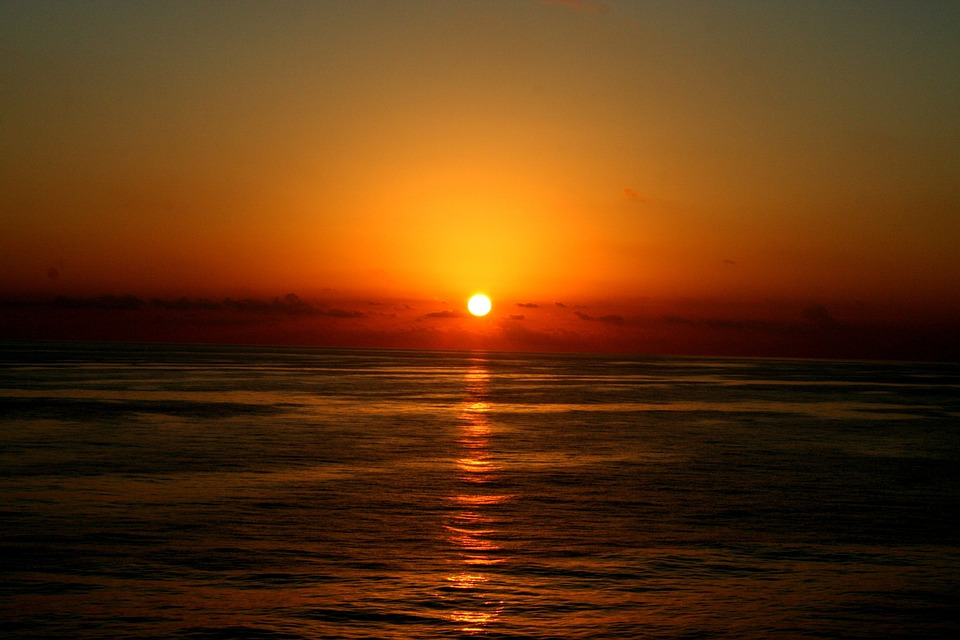
//> input picture codigo/horizonte6.jpg, 960 x 640 px
$ ./main   (built with g++ and OpenCV 4)
//> lines starting //> are read from the running program, lines starting //| are printed output that depends on the picture; after the words box and inside, x2 and y2 are one past the last pixel; in counts of white or black regions, pixels touching at a corner belong together
#include "opencv2/imgproc.hpp"
#include "opencv2/imgcodecs.hpp"
#include "opencv2/highgui.hpp"
#include <iostream>
using namespace cv;
using std::cout;

int threshold_value = 0;
int threshold_type = 0;
int const max_value = 255;
int const max_type = 1;
int const max_binary_value = 255;
Mat src, src_gray, dst, src_norm;
const char* window_name = "Proyecto C++";
const char* trackbar_type = "Type: \n Imagen en Binario";
const char* trackbar_value = "Valor de corte: 0 - 255";

static void Threshold_Demo( int, void* )
{

    threshold(src_gray, dst, threshold_value, max_binary_value, threshold_type );
    imshow( window_name, dst );
}

int main( int argc, char** argv )
{
    String imageName("horizonte6.jpg"); // Nombre de la imagen

    if (argc > 1)
    {
        imageName = argv[1];
    }
    src = imread(imageName, IMREAD_COLOR ); // Carga de la imagen
//> src is the input picture: 640 rows x 960 cols, CV_8UC3; mean B, G, R 16.2, 53.5, 96

    if (src.empty())
    {
        cout << "No se encontro la imagen con ese nombre: " << imageName << std::endl;
        return -1;
    }

    // MOSTRANDO IMAGEN ORIGINAL
    imshow("Imagen original", src);
    // CONVERTIR IMAGEN A ESCALA DE GRISES
    cvtColor( src, src_gray, COLOR_BGR2GRAY );
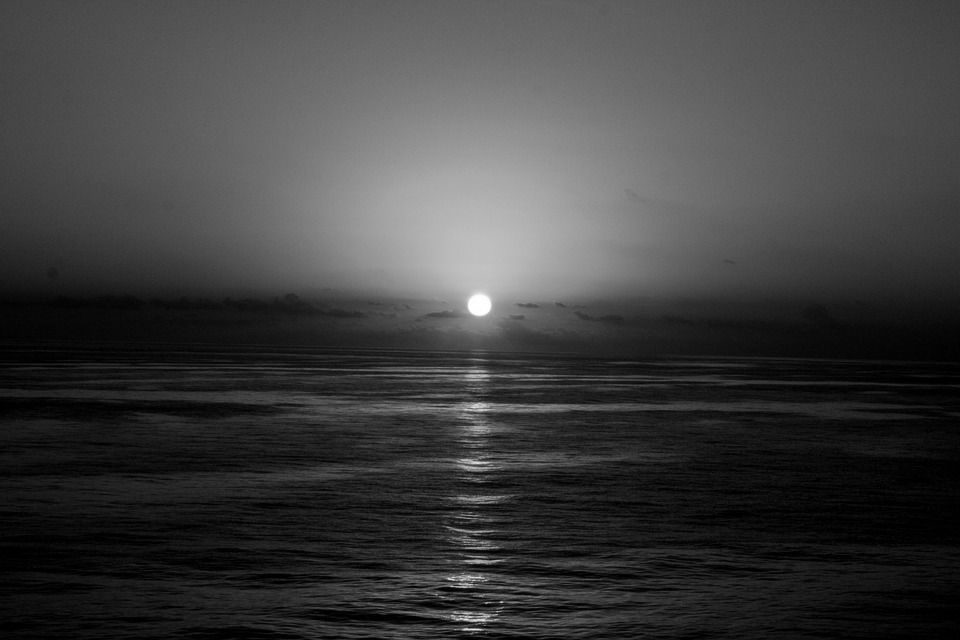
//> src_gray: 640 rows x 960 cols, CV_8UC1; min 0, max 255, mean 61.9
    // CREAR VENTANA PARA VER EL RESULTADO
    namedWindow( window_name, WINDOW_AUTOSIZE );
    // MOSTRANDO LA IMAGEN EN ESCALA DE GRISES
    imshow("Imagen en escala de grises", src_gray);
    // NORMALIZAR LA IMAGEN EN ESCALA DE GRISES
    src_gray.convertTo(src_norm, CV_32F, 1.0 / 255, 0);
    // MOSTRANDO LA IMAGEN NORMALIZADA ENTRE 0-1
    imshow("Imagen Normalizada", src_norm);
    // BINARIZACION DE LA IMAGEN NORMALIZADA
    createTrackbar( trackbar_value, window_name, &threshold_value, max_value, Threshold_Demo );
    Threshold_Demo( 0, 0 ); // llamado a la funcion de inicio
//> in Threshold_Demo, `threshold(src_gray, dst, threshold_value, max_binary_value, threshold_..`:
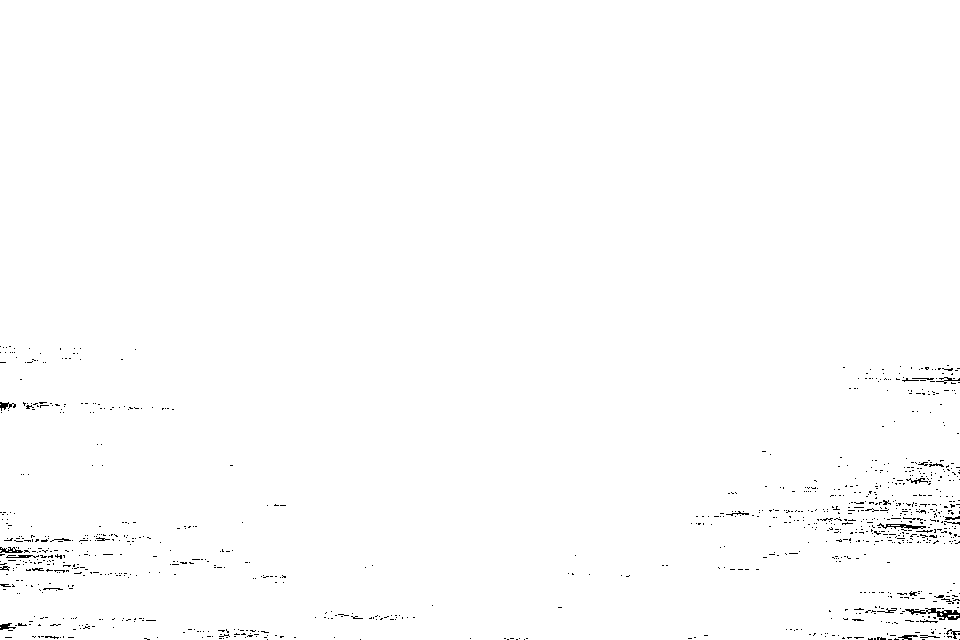
//> dst: 640 rows x 960 cols, CV_8UC1; 99.3% white; black in thin lines or dots, all inside (x1, y1, x2, y2) = (0, 346, 960, 640)
    waitKey();
    return 0;
}

$ run again, with codigo/horizonte4.jpg copied over codigo/horizonte6.jpg
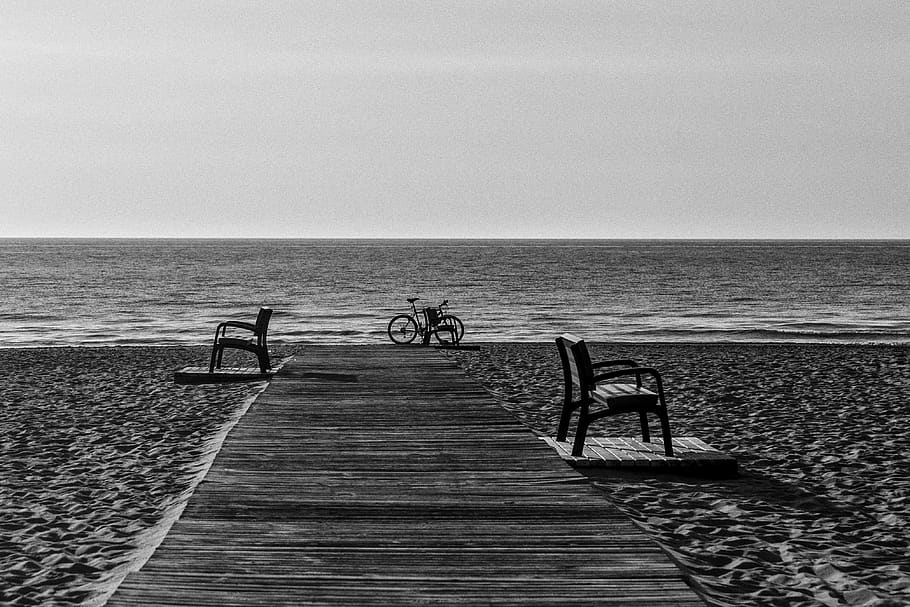
//> input picture codigo/horizonte4.jpg, 910 x 607 px
//> src is the input picture: 607 rows x 910 cols, CV_8UC3; min 0, max 255, mean 127.2
//> in Threshold_Demo, `threshold(src_gray, dst, threshold_value, max_binary_value, threshold_..`:
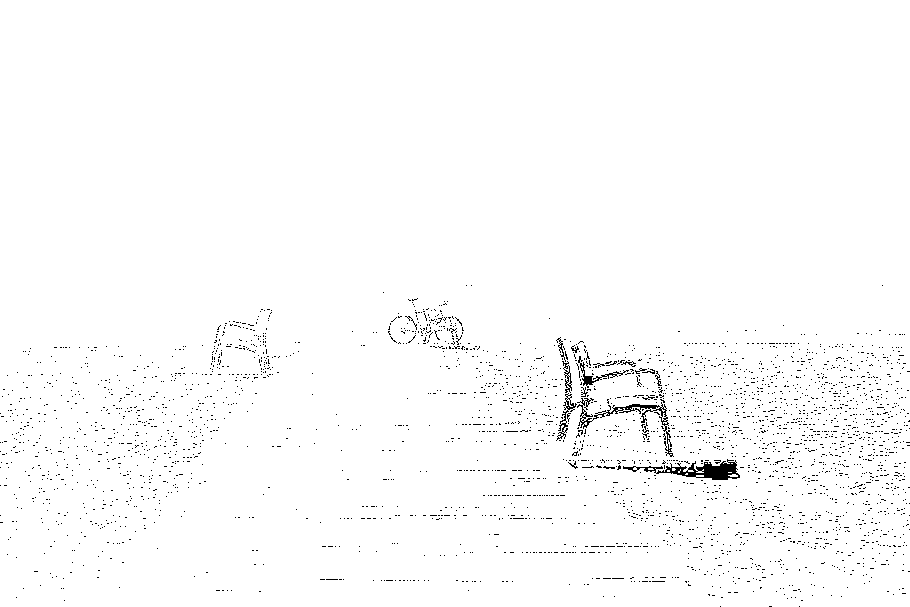
//> dst: 607 rows x 910 cols, CV_8UC1; 98.5% white; black in thin lines or dots, all inside (x1, y1, x2, y2) = (0, 285, 910, 607)
